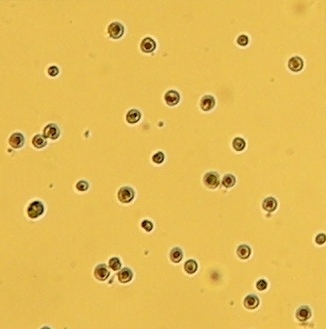
#> input picture Cells.jpg, 326 x 329 px, found by its file name
$ python cells_image_processor.py
#> lines starting #> are read from the running program, lines starting #| are printed output that depends on the picture; after the words box and inside, x2 and y2 are one past the last pixel; in counts of white or black regions, pixels touching at a corner belong together

import cv2
import numpy as np
import matplotlib.pyplot as plt

class ImageProcessor:
    @staticmethod
    def change_contrast(image_path, contrast_factor=2.0, brightness_factor=50):
        # Read the cells.jpg image and convert it to LAB color space.
#> called with image_path = '/content/Cells.jpg', contrast_factor = 2, brightness_factor = 50
        original_image = cv2.imread(image_path)
#> original_image is the input picture: shape (329, 326, 3); mean B, G, R 85.6, 188.2, 228.3
        lab_image = cv2.cvtColor(original_image, cv2.COLOR_BGR2Lab)
#> lab_image: shape (329, 326, 3); mean of channels 0, 1, 2 199, 131.1, 183.8
        # Separate the L, a, and b channels.
        l_channel, a_channel, b_channel = cv2.split(lab_image)
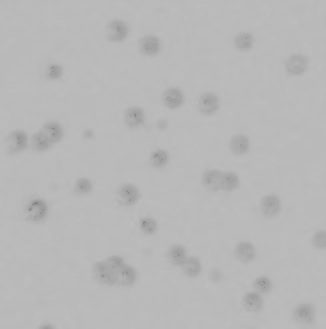
#> b_channel: shape (329, 326); min 132, max 190, mean 183.8

        # Apply contrast adjustment to the L channel using contrast factor of 2.0.
        adjusted_l_channel = (l_channel.astype(float) * contrast_factor).clip(0, 255).astype(np.uint8)
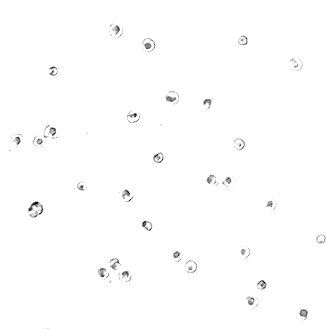
#> adjusted_l_channel: shape (329, 326); min 12, max 255, mean 253.4

        # Decrease brightness in the adjusted L channel for better visibility.
        decreased_l_channel = np.clip(adjusted_l_channel.astype(int) - brightness_factor, 0, 255).astype(np.uint8)

        # Merge the adjusted channels back into the LAB image.
        adjusted_lab_image = cv2.merge([decreased_l_channel, a_channel, b_channel])
#> adjusted_lab_image: shape (329, 326, 3); mean of channels 0, 1, 2 203.4, 131.1, 183.8
        # Convert the LAB image back into BGR color space.
        contrasted_image = cv2.cvtColor(adjusted_lab_image, cv2.COLOR_Lab2BGR)
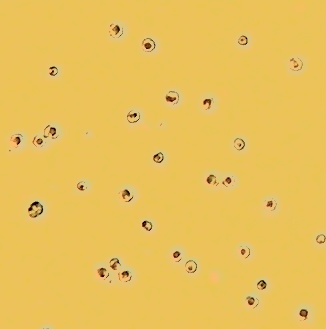
#> contrasted_image: shape (329, 326, 3); mean B, G, R 90.4, 193.2, 233.6

        return contrasted_image

    @staticmethod
    def sharpen_image(contrasted_image, strength = 4.0, brightness_factor = 5, contrast_factor = 1.1):
        # Convert the contrasted image into LAB color space.
#> called with strength = 4, brightness_factor = 5, contrast_factor = 1.1
        lab_image = cv2.cvtColor(contrasted_image, cv2.COLOR_BGR2LAB)
#> lab_image: shape (329, 326, 3); mean of channels 0, 1, 2 203.4, 131.1, 183.8
        # Separate the L, a, and b channels.
        l_channel, _, _ = cv2.split(lab_image)

        # Apply sharpening to the L channel (lightness).
        kernel = np.array( [ [ -1, -1, -1 ],
                             [ -1, strength + 5.0, -1 ],
                             [ -1, -1, -1 ] ] )
        sharpened_l_channel = cv2.filter2D(l_channel, -1, kernel)
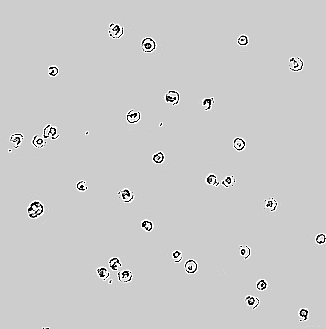
#> sharpened_l_channel: shape (329, 326); min 0, max 255, mean 203.7

        # Increase brightness in the sharpened L channel.
        increased_l_channel = np.clip(sharpened_l_channel.astype(int) + brightness_factor, 0, 255).astype(np.uint8)

        # Apply contrast adjustment to the sharpened L channel.
        sharpened_image = (increased_l_channel.astype( float ) * contrast_factor).clip( 0, 255 ).astype( np.uint8 )
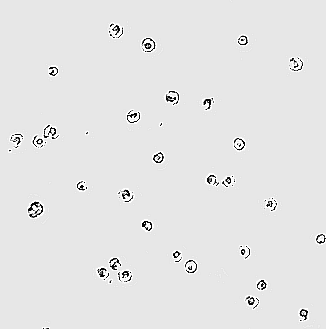
#> sharpened_image: shape (329, 326); min 5, max 255, mean 228.9

        return sharpened_image

    @staticmethod
    def edge_detection(sharpened_l_channel, threshold = 1, brightness = 127, contrast = 2.0):
        # Convert the sharpened image to grayscale for edge detection.
#> called with threshold = 1, brightness = 127, contrast = 2
        grayscale_image = sharpened_l_channel

        # Apply contrast adjustment to the grayscale image.
        adjusted_grayscale_image = cv2.convertScaleAbs(grayscale_image, alpha = contrast, beta = brightness)

        # Apply Gaussian blur to the adjusted grayscale image.
        blurred_image = cv2.GaussianBlur(adjusted_grayscale_image, (5, 5), 0)

        # Perform edge detection using Canny.
        edges = cv2.Canny(blurred_image, 50, 150)
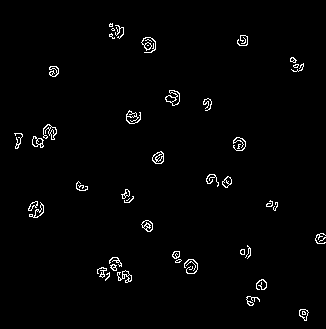
#> edges: shape (329, 326); 1.7% white in thin lines or dots, all inside (x1, y1, x2, y2) = (14, 23, 326, 321)

        return edges

# ---------
# Run:
# ---------

# Create an instance of the ImageProcessor class.
image_processor = ImageProcessor()

# Change contrast of the Cells.jpg image.
contrast_changed_image = image_processor.change_contrast('/content/Cells.jpg')

# Display the original and contrast-changed images using Matplotlib.
original_image = cv2.imread('/content/Cells.jpg')  # Read the original image using OpenCV
fig, axes = plt.subplots(1, 4, figsize=(20, 5))

# Display original image.
axes[0].imshow(cv2.cvtColor(original_image, cv2.COLOR_BGR2RGB))
axes[0].set_title('Original Image')
axes[0].axis('off')

# Display contrast-changed image.
axes[1].imshow(cv2.cvtColor(contrast_changed_image, cv2.COLOR_BGR2RGB))
axes[1].set_title('Contrast Changed Image')
axes[1].axis('off')

# Sharpen the contrast-changed image.
sharpened_l_channel = image_processor.sharpen_image(contrast_changed_image)

# Display sharpened image.
axes[2].imshow(cv2.cvtColor(sharpened_l_channel, cv2.COLOR_BGR2RGB))
axes[2].set_title('Sharpened Image')
axes[2].axis('off')

# Detect edges in the sharpened image and filter them based on the brightness threshold.
edge_detected_image = image_processor.edge_detection(sharpened_l_channel)

# Display edge-detected image.
axes[3].imshow(cv2.cvtColor(edge_detected_image, cv2.COLOR_BGR2RGB))
axes[3].set_title('Edge Detected Image')
axes[3].axis('off')

plt.tight_layout()
plt.show()
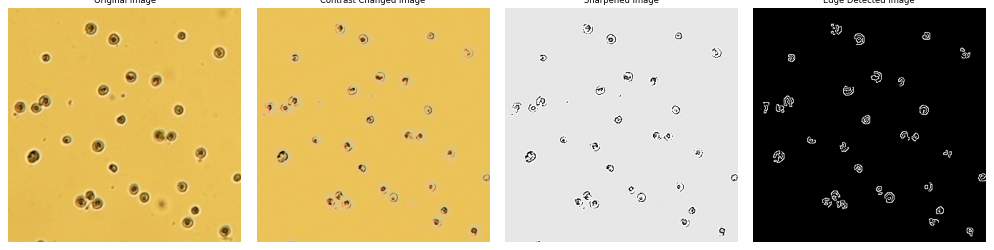
#> figure drawn by matplotlib, 4 panels
